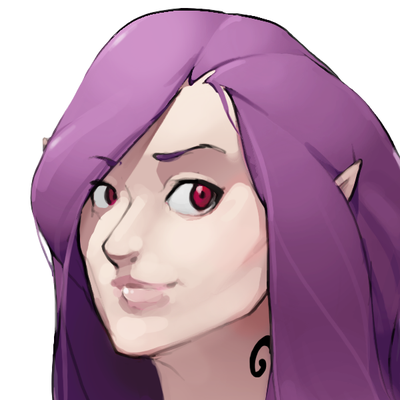
#> input picture 15-Açma - kapama işlemleri/kolala.png, 400 x 400 px
$ python main.py
#> lines starting #> are read from the running program, lines starting #| are printed output that depends on the picture
# Python program to demonstrate erosion and
# dilation of images.
import cv2
import numpy as np

# Reading the input image
img = cv2.imread('kolala.png', 0)
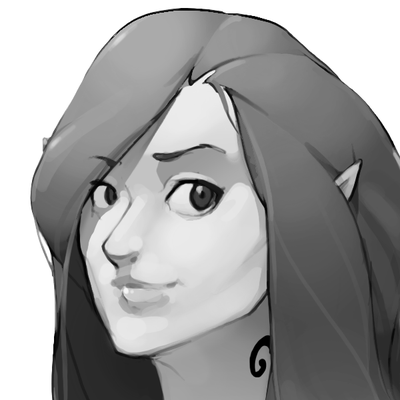
#> img: shape (400, 400); min 0, max 255, mean 158.5

# Taking a matrix of size 5 as the kernel
kernel = np.ones((5, 5), np.uint8)

# The first parameter is the original image,
# kernel is the matrix with which image is
# convolved and third parameter is the number
# of iterations, which will determine how much
# you want to erode/dilate a given image.
img_erosion = cv2.erode(img, kernel, iterations=1)
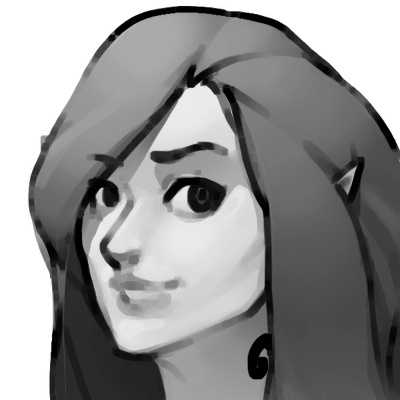
#> img_erosion: shape (400, 400); min 0, max 255, mean 146.4
img_dilation = cv2.dilate(img, kernel, iterations=1)
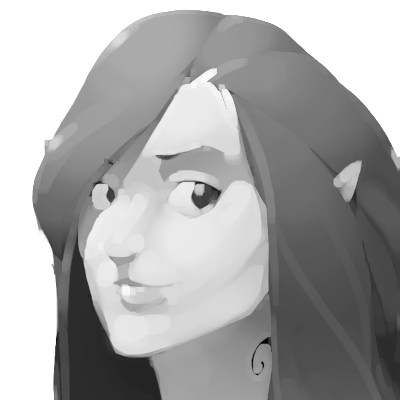
#> img_dilation: shape (400, 400); min 1, max 255, mean 167.9

cv2.imshow('Input', img)
cv2.imshow('Erosion', img_erosion)
cv2.imshow('Dilation', img_dilation)

cv2.waitKey(0)
